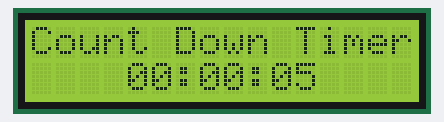
The sketch below on a simulated Arduino Uno, built with avr-gcc and run on an emulated ATmega328P. On the bench: 16×2 character LCD.

Above: at 0.3 s.
At 1.3 s:
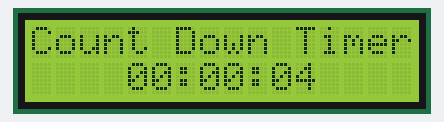
At 2.3 s:
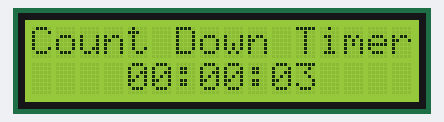
At 3.3 s:
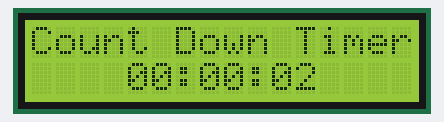
At 4.3 s:
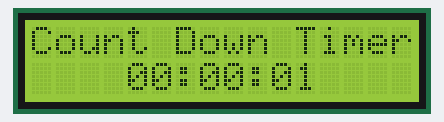
At 5.3 s:
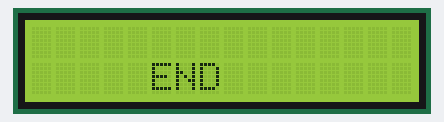

The sketch:

LCD_CountDownTimer.ino
```cpp
 #include <LiquidCrystal_I2C.h>

int hours = 0; // start hours
int minutes = 0; //start min
int seconds = 5; //start seconds

LiquidCrystal_I2C lcd(0x27,2,1,0,4,5,6,7,3,POSITIVE);

void setup() {
}

void loop() {
 lcd.begin(16, 2);
 lcd.print("Count Down Timer ");

 // lcd.scrollDisplayLeft();
 // wait a bit:
 delay(150);

 while (hours > 0 || minutes > 0 || seconds >= 0) {

 lcd.setCursor(4, 2);

 (hours < 10) ? lcd.print("0") : NULL;
 lcd.print(hours);
 lcd.print(":");
 (minutes < 10) ? lcd.print("0") : NULL;
 lcd.print(minutes);
 lcd.print(":");
 (seconds < 10) ? lcd.print("0") : NULL;
 lcd.print(seconds);
 lcd.display();
 stepDown();
 delay(1000);
 }
}

void stepDown() {
 if (seconds > 0) {
 seconds -= 1;
 } else {
 if (minutes > 0) {
 seconds = 59;
 minutes -= 1;
 } else {
 if (hours > 0) {
 seconds = 59;
 minutes = 59;
 hours -= 1;
 } else {
 trigger();
 }
 }
 }
}

void trigger() {
 lcd.clear(); // clears the screen and buffer
 lcd.setCursor(5, 1); // set timer position on lcd for end.

 lcd.println("END  ");
 delay(1000);

 lcd.display();
}
```

Measured:
- what the display in image 0 shows lasts 1.0 s, from 0.2 s to 1.2 s
